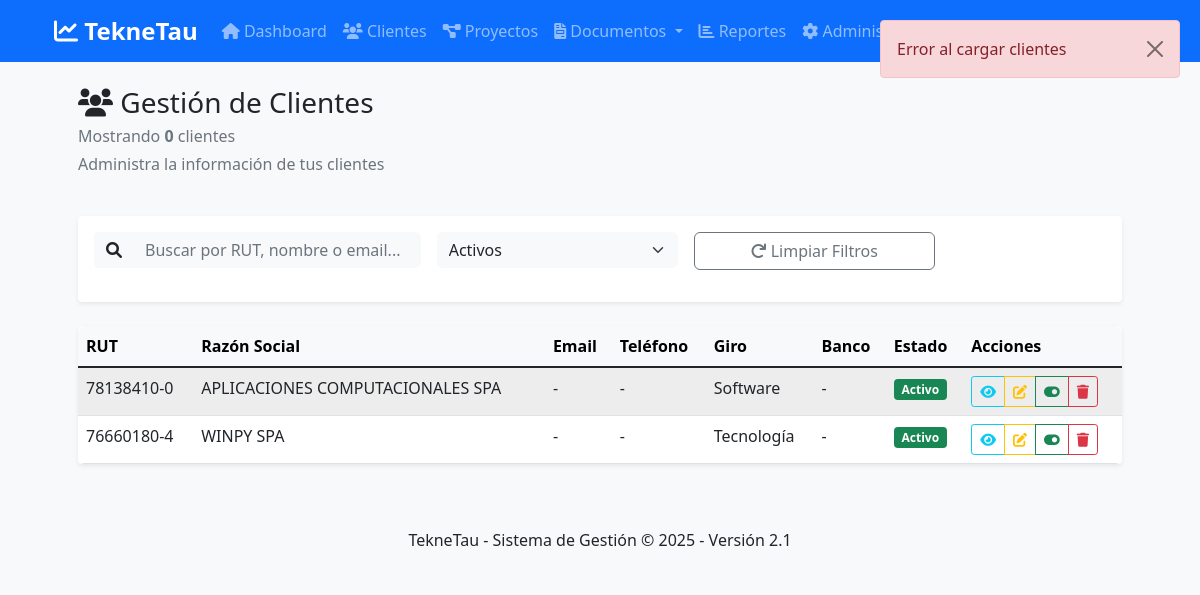
/clientes-public, run on the app's committed database.
### tables this page shows
CREATE TABLE clientes (
            id INTEGER PRIMARY KEY AUTOINCREMENT,
            rut TEXT UNIQUE,
            razon_social TEXT,
            giro TEXT,
            direccion TEXT,
            comuna TEXT,
            telefono TEXT,
            email TEXT,
            activo BOOLEAN DEFAULT 1,
            fecha_creacion TIMESTAMP DEFAULT CURRENT_TIMESTAMP
        );

### proyecto integrado/app.py (the view)
@app.route('/clientes-public')
def clientes_public():
    bancos_chile = [
        'Banco de Chile', 'BCI', 'Scotiabank', 'BBVA', 'Santander', 'Itaú', 'Banco Ripley', 'Banco Falabella'
    ]
    conn = get_db_connection()
    clientes_list = rows_to_dicts(conn.execute("SELECT * FROM clientes WHERE activo = 1 ORDER BY razon_social").fetchall())
    conn.close()
    return render_template('clientes.html', clientes=clientes_list, bancos=sorted(bancos_chile))

### proyecto integrado/app.py (called while the page is built)
def get_db_connection():
    conn = sqlite3.connect(app.config['DATABASE'])
    conn.row_factory = sqlite3.Row
    return conn

def rows_to_dicts(rows):
    resultado = []
    for row in rows:
        if isinstance(row, sqlite3.Row):
            resultado.append({key: row[key] for key in row.keys()})
        elif isinstance(row, dict):
            resultado.append(row)
        else:
            try:
                resultado.append(dict(row))
            except Exception:
                resultado.append({'value': row})
    return resultado

### proyecto integrado/templates/clientes.html (shortened to what this page needs)
<!DOCTYPE html>
<html lang="es">
<head>
    <link rel="stylesheet" href="https://cdn.jsdelivr.net/npm/bootstrap@5.3.0/dist/css/bootstrap.min.css">
    <link rel="stylesheet" href="https://cdnjs.cloudflare.com/ajax/libs/font-awesome/6.4.0/css/all.min.css">
</head>
<body data-user-role="{{ session.rol }}">
    {% extends "base.html" %}
    {% block content %}
    <div class="container-fluid">
        <div class="row mb-4">
            <div class="col-md-8">
                <h1 class="h3 mb-0">
                    <i class="fas fa-users"></i> Gestión de Clientes
                </h1>
                <p class="text-muted mt-1 mb-0">Mostrando <strong id="clientesCount">0</strong> clientes</p>
                <p class="text-muted mt-1">Administra la información de tus clientes</p>
            </div>
            <div class="col-md-4 text-end">
            </div>
        </div>
        <div class="card shadow-sm mb-4 border-0">
            <div class="card-body">
                <div class="row g-3">
                    <div class="col-md-4">
                        <div class="input-group">
                            <span class="input-group-text bg-light border-0">
                                <i class="fas fa-search"></i>
                            </span>
                            <input type="text" id="buscarCliente" class="form-control border-0 bg-light"
                                   placeholder="Buscar por RUT, nombre o email...">
                        </div>
                    </div>
                    <div class="col-md-3">
                        <select id="filtroEstado" class="form-select bg-light border-0">
                            <option value="activo" selected>Activos</option>
                        </select>
                    </div>
                    <div class="col-md-3">
                        <button class="btn btn-outline-secondary w-100" onclick="limpiarFiltros()">
                            <i class="fas fa-redo"></i> Limpiar Filtros
                        </button>
                    </div>
                </div>
                <div id="clientesDebug" class="px-4 pb-3"></div>
            </div>
        </div>
        <div class="card shadow-sm border-0">
            <div class="table-responsive">
                <table class="table table-hover table-striped mb-0" id="tablaClientes">
                    <thead class="table-light">
                        <tr>
                            <th class="fw-600">RUT</th>
                            <th class="fw-600">Razón Social</th>
                            <th class="fw-600">Email</th>
                            <th class="fw-600">Teléfono</th>
                            <th class="fw-600">Giro</th>
                            <th class="fw-600">Banco</th>
                            <th class="fw-600">Estado</th>
                            <th class="fw-600">Acciones</th>
                        </tr>
                    </thead>
                    <tbody id="cuerpoTablaClientes">
                        {% for cliente in clientes %}
                        <tr>
                            <td class="fw-500">{{ cliente.rut }}</td>
                            <td>{{ cliente.razon_social }}</td>
                            <td>{{ cliente.email or '-' }}</td>
                            <td>{{ cliente.telefono or '-' }}</td>
                            <td>{{ cliente.giro or '-' }}</td>
                            <td>{{ cliente.banco or '-' }}</td>
                            <td>{% if cliente.activo == 1 or cliente.activo == True %}<span class="badge bg-success">Activo</span>{% else %}<span class="badge bg-secondary">Inactivo</span>{% endif %}</td>
                            <td>
                                <div class="btn-group btn-group-sm" role="group">
                                    <button type="button" class="btn btn-outline-info" data-action="ver" data-rut="{{ cliente.rut }}" onclick="verCliente('{{ cliente.rut }}'); return false;" title="Ver"><i class="fas fa-eye"></i></button>
                                    <button type="button" class="btn btn-outline-warning" data-action="editar" data-rut="{{ cliente.rut }}" onclick="editarCliente('{{ cliente.rut }}'); return false;" title="Editar"><i class="fas fa-edit"></i></button>
                                    <button type="button" class="btn btn-outline-success" data-action="toggle" data-rut="{{ cliente.rut }}" onclick="toggleEstado('{{ cliente.rut }}'); return false;" title="{% if cliente.activo == 1 or cliente.activo == True %}Desactivar{% else %}Activar{% endif %}"><i class="fas fa-toggle-{% if cliente.activo == 1 or cliente.activo == True %}on{% else %}off{% endif %}"></i></button>
                                    <button type="button" class="btn btn-outline-danger" data-action="eliminar" data-rut="{{ cliente.rut }}" onclick="eliminarCliente('{{ cliente.rut }}'); return false;" title="Eliminar"><i class="fas fa-trash"></i></button>
                                </div>
                            </td>
                        </tr>
                        {% endfor %}
                    </tbody>
                </table>
            </div>
        </div>
    </div>
    {% endblock %}

### proyecto integrado/templates/base.html (shortened to what this page needs)
<!DOCTYPE html>
<html lang="es">
<head>
    <link href="https://cdn.jsdelivr.net/npm/bootstrap@5.1.3/dist/css/bootstrap.min.css" rel="stylesheet">
    <link href="https://cdnjs.cloudflare.com/ajax/libs/font-awesome/6.0.0/css/all.min.css" rel="stylesheet">
    <link href="{{ url_for('static', filename='css/style.css') }}" rel="stylesheet">
</head>
<body>
    <nav class="navbar navbar-expand-lg navbar-dark bg-primary">
        <div class="container">
            <a class="navbar-brand" href="{{ url_for('index') }}">
                <i class="fas fa-chart-line"></i> TekneTau
            </a>
            <div class="collapse navbar-collapse" id="navbarNav">
                <ul class="navbar-nav me-auto">
                    <li class="nav-item">
                        <a class="nav-link" href="{{ url_for('index') }}">
                            <i class="fas fa-home"></i> Dashboard
                        </a>
                    </li>
                    <li class="nav-item">
                        <a class="nav-link" href="{{ url_for('clientes') }}">
                            <i class="fas fa-users"></i> Clientes
                        </a>
                    </li>
                    <li class="nav-item">
                        <a class="nav-link" href="{{ url_for('proyectos') }}">
                            <i class="fas fa-project-diagram"></i> Proyectos
                        </a>
                    </li>
                    <li class="nav-item dropdown">
                        <a class="nav-link dropdown-toggle" href="#" id="navbarDropdown" role="button" data-bs-toggle="dropdown">
                            <i class="fas fa-file-invoice"></i> Documentos
                        </a>
                    </li>
                    <li class="nav-item">
                        <a class="nav-link" href="{{ url_for('reportes') }}">
                            <i class="fas fa-chart-bar"></i> Reportes
                        </a>
                    </li>
                    <li class="nav-item">
                        <a class="nav-link" href="{{ url_for('administracion') }}">
                            <i class="fas fa-cog"></i> Administración
                        </a>
                    </li>
                </ul>
                <ul class="navbar-nav">
                    <li class="nav-item dropdown">
                        <a class="nav-link dropdown-toggle" href="#" id="userDropdown" role="button" data-bs-toggle="dropdown">
                        </a>
                    </li>
                </ul>
            </div>
        </div>
    </nav>
    <div class="container mt-4">
        {% block content %}{% endblock %}
    </div>
    <footer class="bg-light text-center py-3 mt-5">
        <div class="container">
            <p class="mb-0">TekneTau - Sistema de Gestión &copy; 2025 - Versión 2.1</p>
        </div>
    </footer>
</body>
</html>

### proyecto integrado/static/css/style.css (style rules this page uses)
:root { --primary-color: #2c3e50; --secondary-color: #3498db; --success-color: #27ae60; --warning-color: #f39c12; --danger-color: #e74c3c; --nc-color: #27ae60; --nd-color: #f39c12; }
body { background-color: #f8f9fa; font-family: 'Segoe UI', Tahoma, Geneva, Verdana, sans-serif; }
.navbar-brand { font-weight: bold; font-size: 1.5rem; }
.card { box-shadow: 0 0.125rem 0.25rem rgba(0, 0, 0, 0.075); border: 1px solid rgba(0, 0, 0, 0.125); margin-bottom: 1.5rem; }
.table th { border-top: none; font-weight: 600; background-color: #f8f9fa; }
.btn { border-radius: 0.375rem; font-weight: 500; }
.table-responsive { border-radius: 0.375rem; }
.table-striped tbody tr:nth-of-type(odd) { background-color: rgba(0, 0, 0, 0.02); }
.form-control, .form-select { border-radius: 0.375rem; border: 1px solid #ced4da; }

### data on the page
clientes: rut "78138410-0", razon_social "APLICACIONES COMPUTACIONALES SPA", email "-", telefono "-", giro "Software", banco "-", activo "Activo"
clientes: rut "76660180-4", razon_social "WINPY SPA", email "-", telefono "-", giro "Tecnología", banco "-", activo "Activo"
